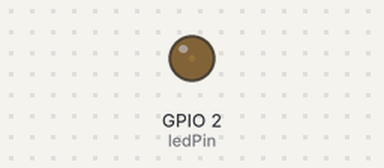
Recording of a program running on a simulated ESP32. Shown: output pins drawn as LEDs (lit = HIGH). What the program prints to the serial monitor is not drawn.

Above: at 0.05 s.
At 1.15 s:
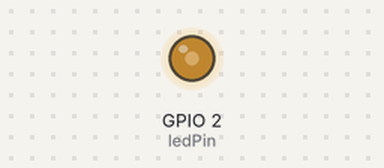
At 2.3 s:
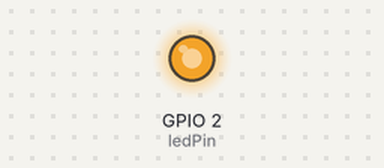
At 4.6 s:
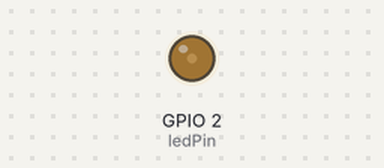
Timing chart, 0 to 6.7 s (numbered marks = the images above):
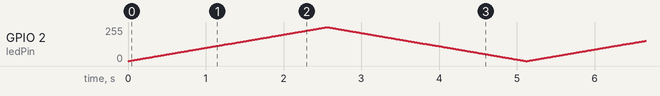

The program:

main.cpp
```cpp
#include <Arduino.h>
// 定义LED引脚
const int ledPin = 2;
const int pwmCh = 0;   // 手动分配PWM通道0

// 设置PWM属性
const int freq = 5000;          // 频率 5000Hz
const int resolution = 8;       // 分辨率 8位 (0-255)

void setup() {
  Serial.begin(115200);
  // 1. 配置PWM通道
  ledcSetup(pwmCh, freq, resolution);
  // 2. 绑定引脚到通道
  ledcAttachPin(ledPin, pwmCh);
}

void loop() {
  // 逐渐变亮
  for(int dutyCycle = 0; dutyCycle <= 255; dutyCycle++){
    ledcWrite(pwmCh, dutyCycle);
    delay(10);
  }
  // 逐渐变暗
  for(int dutyCycle = 255; dutyCycle >= 0; dutyCycle--){
    ledcWrite(pwmCh, dutyCycle);
    delay(10);
  }
  Serial.println("Breathing cycle completed");
}
```
